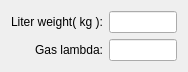
<ui version="4.0" >
 <class>PreferencePageFlowMeterGas</class>
 <widget class="QWidget" name="PreferencePageFlowMeterGas" >
  <property name="geometry" >
   <rect>
    <x>0</x>
    <y>0</y>
    <width>188</width>
    <height>70</height>
   </rect>
  </property>
  <property name="windowTitle" >
   <string>PreferencePageFlowMeterGas</string>
  </property>
  <layout class="QGridLayout" name="gridLayout" >
   <item row="0" column="0" >
    <widget class="QLabel" name="label" >
     <property name="text" >
      <string>Liter weight( kg ):</string>
     </property>
    </widget>
   </item>
   <item row="0" column="1" >
    <widget class="QLineEdit" name="_literWeightLineEdit" />
   </item>
   <item rowspan="2" row="0" column="2" >
    <spacer name="horizontalSpacer" >
     <property name="orientation" >
      <enum>Qt::Horizontal</enum>
     </property>
     <property name="sizeHint" stdset="0" >
      <size>
       <width>0</width>
       <height>20</height>
      </size>
     </property>
    </spacer>
   </item>
   <item row="1" column="0" >
    <widget class="QLabel" name="label_2" >
     <property name="text" >
      <string>Gas lambda:</string>
     </property>
     <property name="alignment" >
      <set>Qt::AlignRight|Qt::AlignTrailing|Qt::AlignVCenter</set>
     </property>
    </widget>
   </item>
   <item row="1" column="1" >
    <widget class="QLineEdit" name="_lambdaLineEdit" />
   </item>
   <item row="2" column="1" >
    <spacer name="verticalSpacer" >
     <property name="orientation" >
      <enum>Qt::Vertical</enum>
     </property>
     <property name="sizeHint" stdset="0" >
      <size>
       <width>20</width>
       <height>1</height>
      </size>
     </property>
    </spacer>
   </item>
  </layout>
 </widget>
 <resources/>
 <connections/>
</ui>
